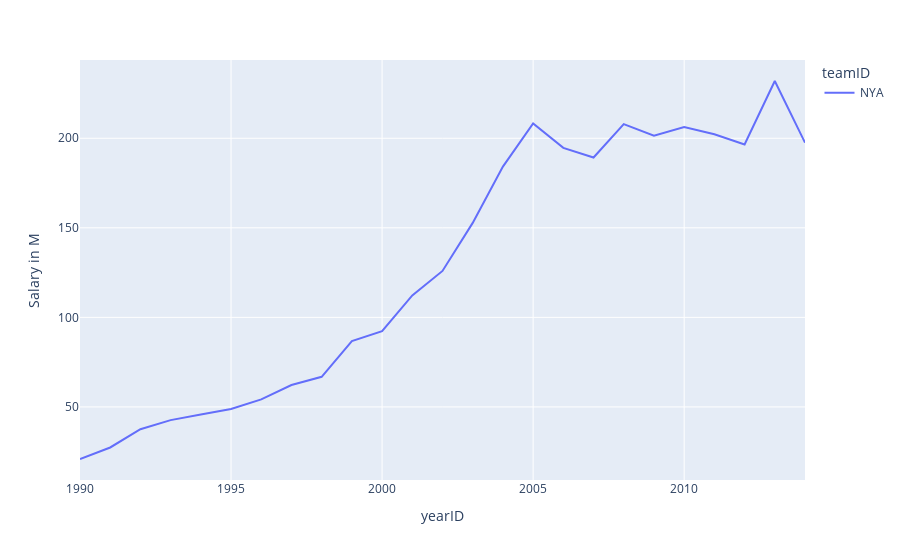

Notebook code cell kept with this figure:
### Code cell
fig = px.line(teams_payroll[teams_payroll.teamID=='NYA'], x="yearID", y="Salary in M", color='teamID')
fig.show()

### Figure 1 — Plotly figure (JSON) as saved in the notebook; plotly's stock layout.template omitted (floating-point values rounded to 4 significant figures)
{"data": [{"hovertemplate": "teamID=NYA<br>yearID=%{x}<br>Salary in M=%{y}<extra></extra>", "legendgroup": "NYA", "line": {"color": "#636efa", "dash": "solid"}, "mode": "lines", "name": "NYA", "showlegend": true, "type": "scatter", "x": [1990, 1991, 1992, 1993, 1994, 1995, 1996, 1997, 1998, 1999, 2000, 2001, 2002, 2003, 2004, 2005, 2006, 2007, 2008, 2009, 2010, 2011, 2012, 2013, 2014], "xaxis": "x", "y": [20.91, 27.34, 37.54, 42.62, 45.73, 48.87, 54.19, 62.24, 66.81, 86.73, 92.34, 112.3, 125.9, 152.7, 184.2, 208.3, 194.7, 189.3, 207.9, 201.4, 206.3, 202.3, 196.5, 232.0, 197.5], "yaxis": "y"}], "layout": {"legend": {"title": {"text": "teamID"}, "tracegroupgap": 0}, "margin": {"t": 60}, "xaxis": {"anchor": "y", "domain": [0, 1], "title": {"text": "yearID"}}, "yaxis": {"anchor": "x", "domain": [0, 1], "title": {"text": "Salary in M"}}}}
